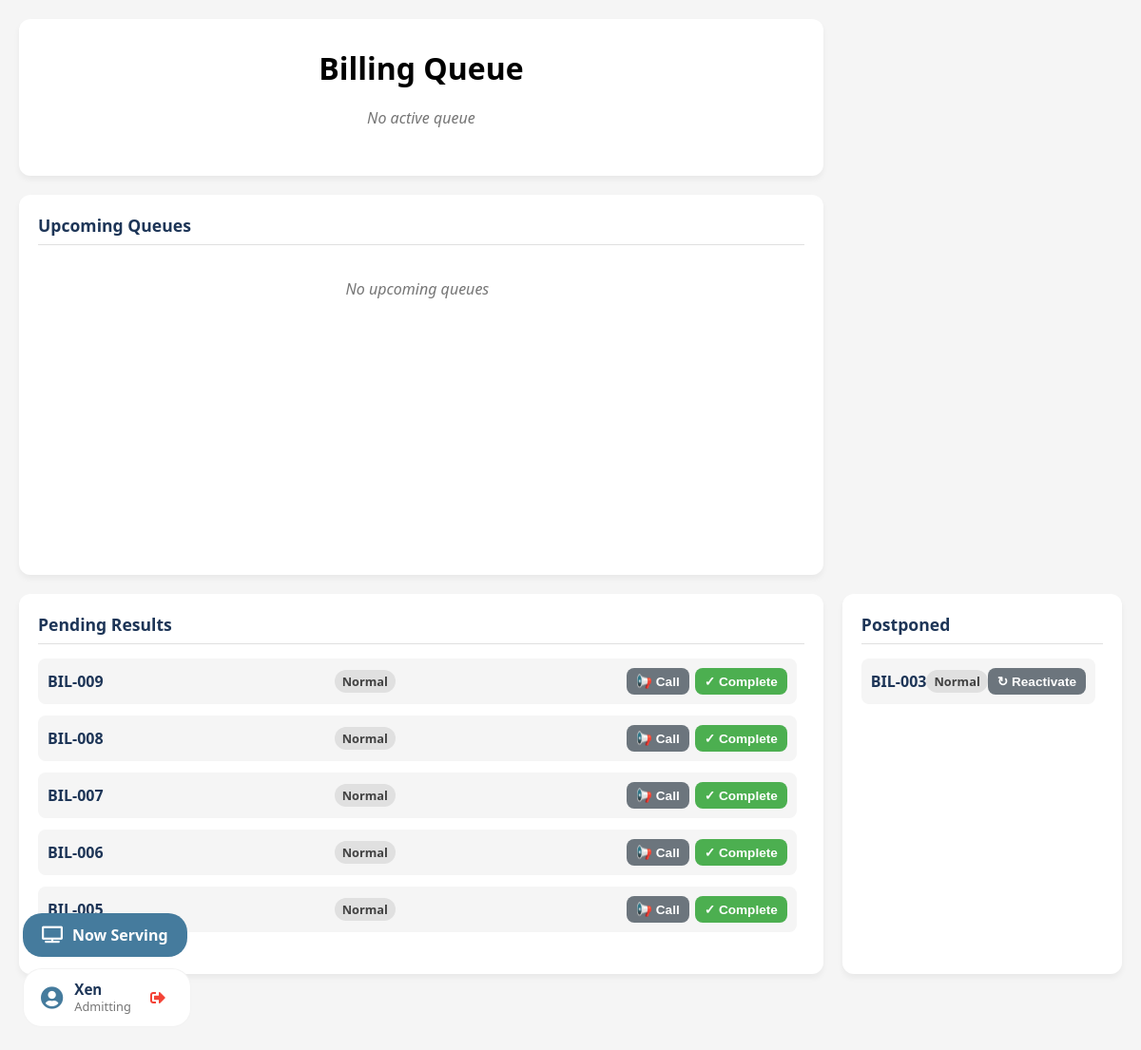
The page /queue_bil.php (signed in) on the database as committed earlier.
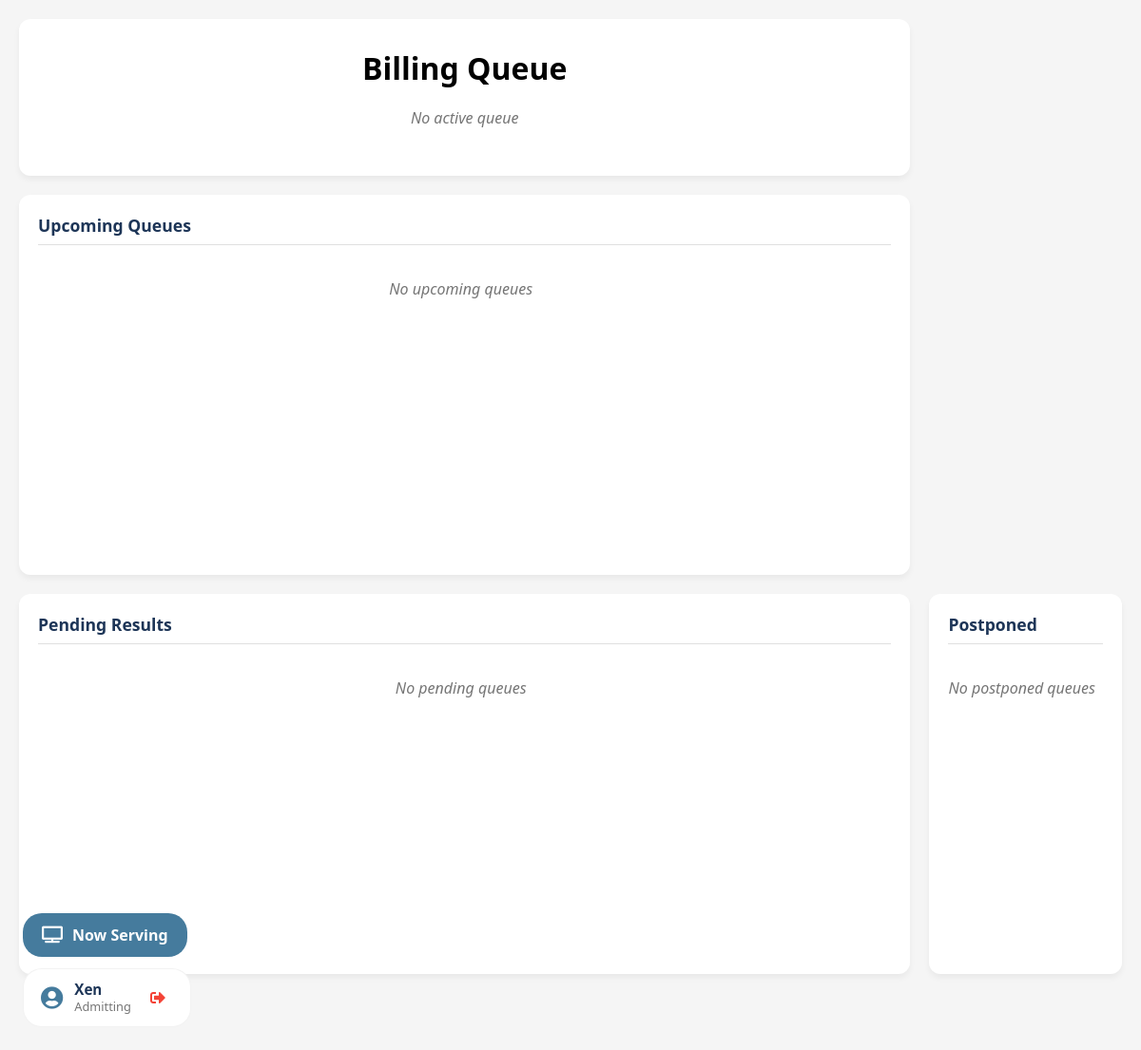
The same page on the database as committed later.
### tables this page shows
CREATE TABLE `queues` (
  `qid` int(11) NOT NULL,
  `queue_num` varchar(20) NOT NULL,
  `status` enum('waiting','in-progress','completed','postponed','pending') DEFAULT 'waiting',
  `service_name` varchar(100) NOT NULL,
  `priority` enum('Normal','Emergency','PWD','Senior Citizen','Pregnant','Red Flag') DEFAULT 'Normal',
  `department_id` int(11) NOT NULL,
  `announcement_count` int(11) NOT NULL,
  `was_postponed` tinyint(4) NOT NULL DEFAULT 0,
  `created_at` datetime DEFAULT current_timestamp(),
  `updated_at` datetime DEFAULT current_timestamp() ON UPDATE current_timestamp(),
  `created_by` int(11) NOT NULL
);

### queue_bil.php (the view, shortened to what the changed rows need)
<?php
require('lib/conn.php');
$departmentId = isset($_GET['department_id']) ? intval($_GET['department_id']) : 1;
$deptName = "Unknown Department";
$deptStmt = $conn->prepare("SELECT name FROM departments WHERE dept_id = :dept_id");
$deptStmt->execute(['dept_id' => $departmentId]);
if ($row = $deptStmt->fetch()) {
    $deptName = $row['name'];
}
$postponedStmt = $conn->prepare("
    SELECT * FROM queues
    WHERE status = 'postponed' AND department_id = :dept_id
    ORDER BY updated_at DESC
    LIMIT 5
");
$postponedStmt->execute(['dept_id' => $departmentId]);
$postponedQueues = $postponedStmt->fetchAll();
$pendingStmt = $conn->prepare("
    SELECT * FROM queues
    WHERE status = 'pending' AND department_id = :dept_id
    ORDER BY updated_at DESC
    LIMIT 5
");
$pendingStmt->execute(['dept_id' => $departmentId]);
$pendingQueues = $pendingStmt->fetchAll();
?>
<!DOCTYPE html>
<html lang="en">
<head>
  <link rel="stylesheet" href="https://cdnjs.cloudflare.com/ajax/libs/font-awesome/5.15.4/css/all.min.css">
</head>
<body>
  <div class="side-panel">
    <div class="card">
      <div class="card-body">
        <?php foreach ($pendingQueues as $q): ?>
          <div class="queue-item">
            <span class="queue-item-number"><?= $q['queue_num'] ?></span>
            <span class="priority-flag <?= getPriorityClass($q['priority']) ?>">
              <?= ucfirst($q['priority']) ?>
            </span>
            <div class="queue-item-actions">
              <button class="btn btn-secondary btn-sm" onclick="callPendingQueue('<?= $q['queue_num'] ?>')" title="Call patient back">
                📢 Call
              </button>
              <form method="post" style="display:inline;">
                <button type="submit" name="complete_pending" class="btn btn-success btn-sm" title="Mark as completed">
                  ✓ Complete
                </button>
              </form>
            </div>
          </div>
        <?php endforeach; ?>
        <?php if (empty($pendingQueues)): ?>
          <div class="empty-state">No pending queues</div>
        <?php endif; ?>
      </div>
    </div>
  </div>
  <div class="main-content">
    <div class="card current-queue">
      <h1><?= htmlspecialchars($deptName) ?> Queue</h1>
    </div>
  </div>
  <div class="side-panel">
    <div class="card">
      <div class="card-body">
        <?php foreach ($postponedQueues as $q): ?>
          <div class="queue-item">
            <span class="queue-item-number"><?= $q['queue_num'] ?></span>
            <span class="priority-flag <?= getPriorityClass($q['priority']) ?>">
              <?= ucfirst($q['priority']) ?>
            </span>
            <form method="post" style="display:inline;">
              <button type="submit" name="reactivate" class="btn btn-secondary btn-sm"
                      title="Return to end of waiting queue">
                ↻ Reactivate
              </button>
            </form>
          </div>
        <?php endforeach; ?>
        <?php if (empty($postponedQueues)): ?>
          <div class="empty-state">No postponed queues</div>
        <?php endif; ?>
      </div>
    </div>
  </div>
</body>
</html>
<?php
function getPriorityClass($priority) {
    $priority = strtolower($priority);
    if (strpos($priority, 'emergency') !== false || strpos($priority, 'red flag') !== false) {
        return 'priority-emergency';
    } elseif (strpos($priority, 'pwd') !== false || strpos($priority, 'senior') !== false || strpos($priority, 'pregnant') !== false) {
        return 'priority-pwd';
    } else {
        return 'priority-normal';
    }
}
?>

Rows that differ between the two databases and show on the page:
no longer on this page (row edited): queues: queue_num "BIL-009", priority "Normal"
no longer on this page (row edited): queues: queue_num "BIL-008", priority "Normal"
no longer on this page (row edited): queues: queue_num "BIL-007", priority "Normal"
no longer on this page (row edited): queues: queue_num "BIL-006", priority "Normal"
no longer on this page (row edited): queues: queue_num "BIL-005", priority "Normal"
no longer on this page (row edited): queues: queue_num "BIL-003", priority "Normal", shown under "Billing Queue"
Other text that changed with them:
text now shown: "No pending queues No postponed queues"
